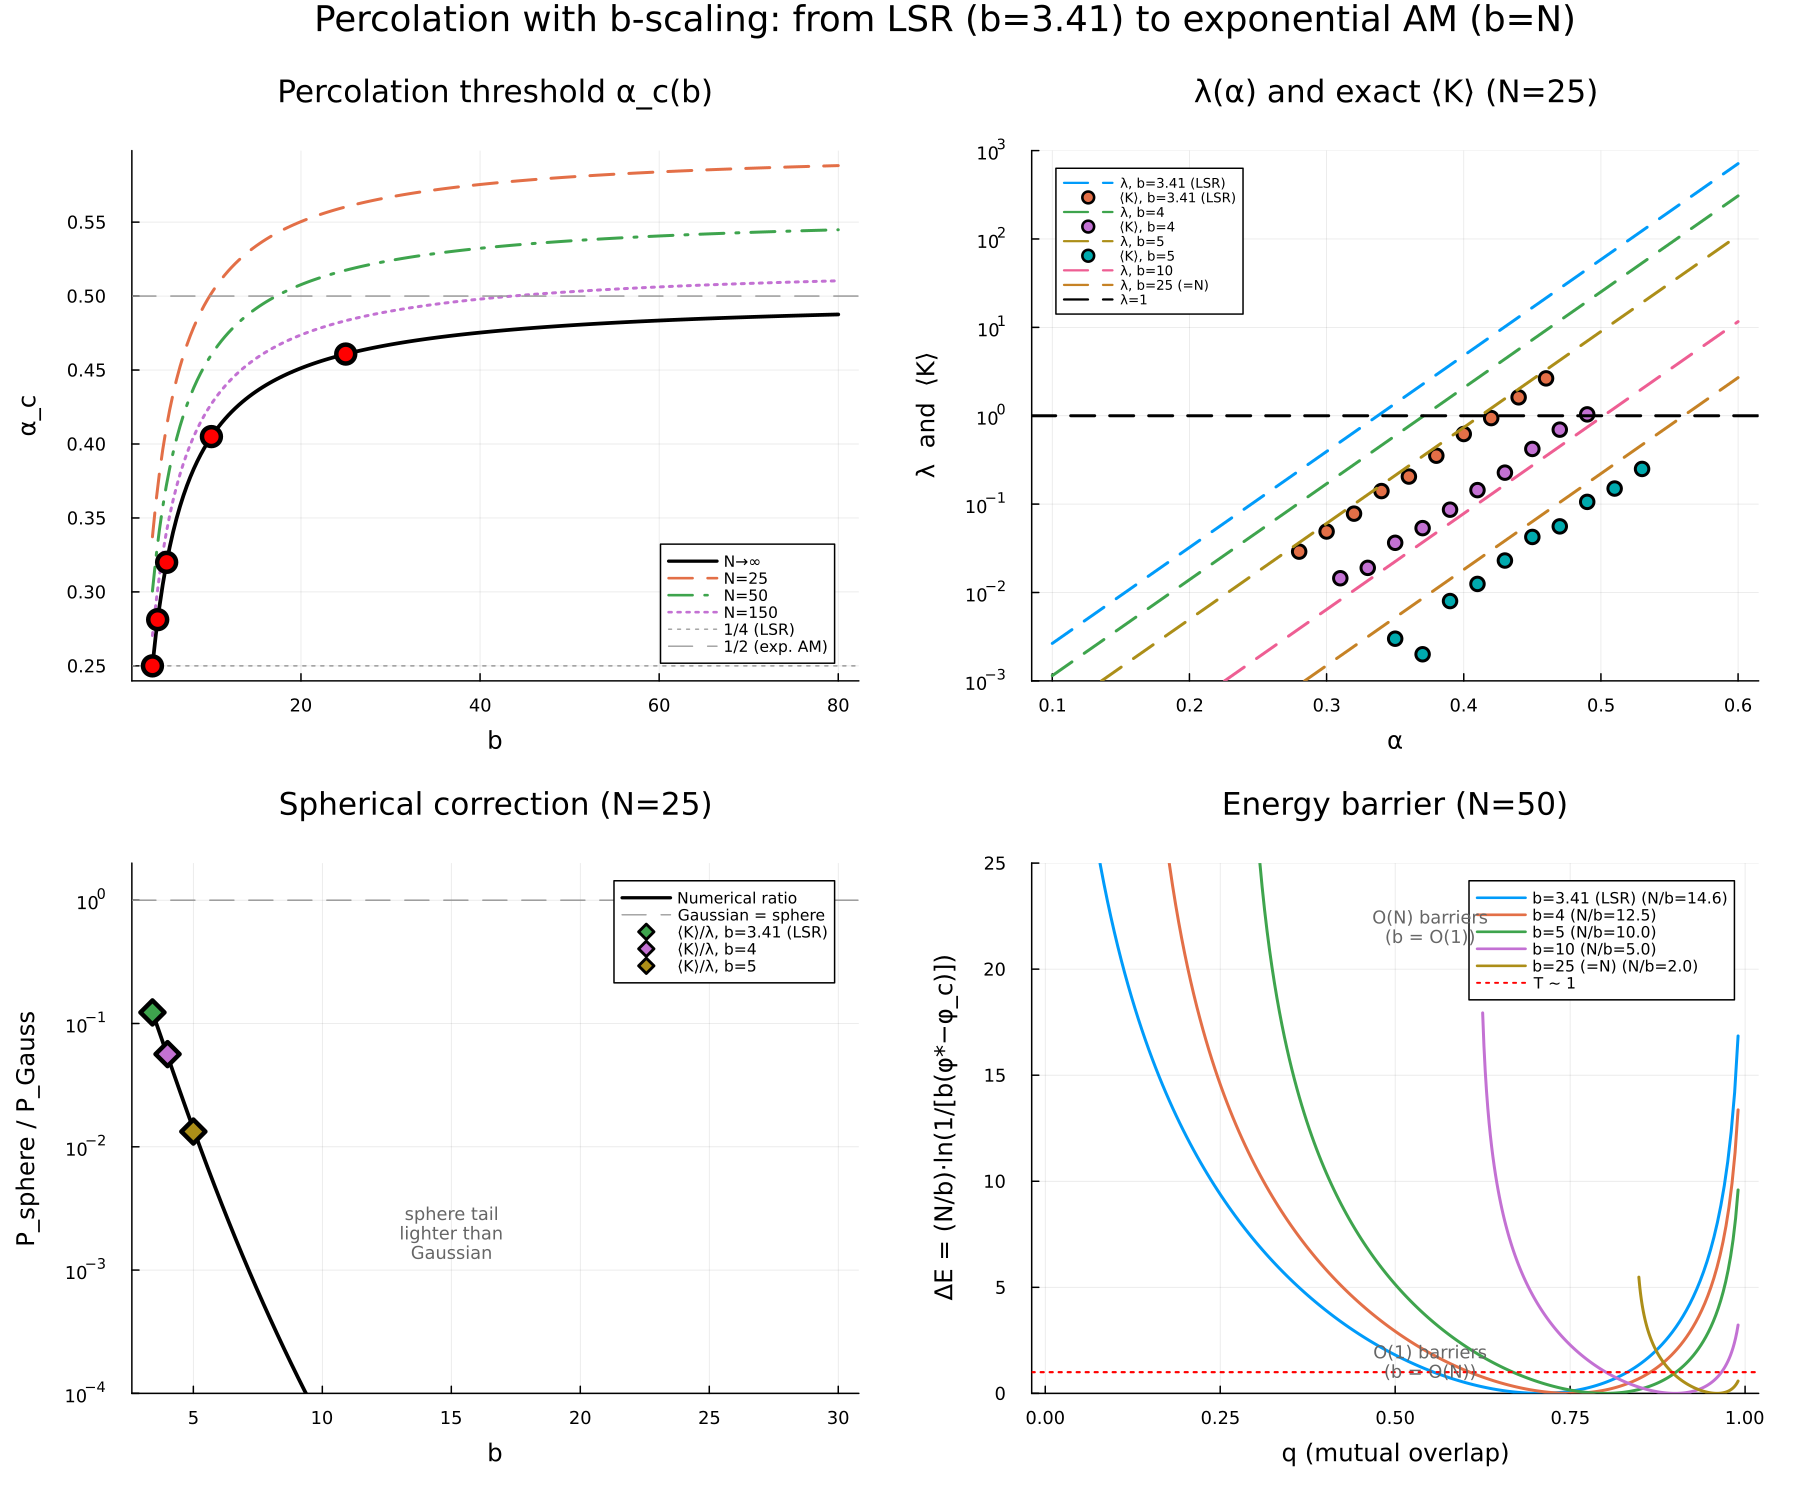

Source code (Julia):
#=
Percolation experiments for b = βN scaling
═══════════════════════════════════════════════════════════════
Tests the predictions of Section 3.5: as b grows from O(1) to O(N),
  - φ_c = (b-1)/b → 1
  - α_c = φ_c²/2 shifts from 1/4 toward 1/2
  - barriers become O(1) instead of O(N)
  - exact ⟨K⟩ matches the analytical λ for each b

Panel 1: α_c(b) analytical curve + tested values
Panel 2: λ(α) for several b at N=50
Panel 3: Exact ⟨K⟩ vs analytical λ — validation
Panel 4: Barrier height N/(2b)·ln(1/q) vs b

Usage:
  julia percolation_bscaling.jl                # plot from cached CSV
  julia percolation_bscaling.jl --refresh_csv  # recompute + save CSV

Output: percolation_bscaling.{png,pdf}
═══════════════════════════════════════════════════════════════
=#

using Random, LinearAlgebra, Statistics, Printf, Plots, DelimitedFiles

const REFRESH_CSV = "--refresh_csv" in ARGS
const CSV_FILE = "percolation_bscaling.csv"

# ── Analytical functions (generalized to arbitrary b) ──

φ_c(b) = (b - 1) / b
α_c_anal(b) = φ_c(b)^2 / 2
α_c_perc(b, N) = φ_c(b)^2/2 + log(φ_c(b) * sqrt(2π * N)) / N

function λ_anal(α, N, b)
    qth = φ_c(b)
    log_λ = N * (α - qth^2/2) - log(qth * sqrt(N)) - 0.5*log(2π)
    return exp(log_λ)
end

# ── Spherical vs Gaussian cap probability (numerical) ──

function exact_cap_prob(N, qth; n_quad=50_000)
    # ∫_{qth}^1 (1-q²)^{(N-3)/2} dq  /  ∫_{-1}^1 (1-q²)^{(N-3)/2} dq
    q_hi = range(qth, 1.0, length=n_quad)
    dq = (1.0 - qth) / (n_quad - 1)
    f_hi = [(1 - q^2)^((N-3)/2) for q in q_hi]
    num = dq * (sum(f_hi) - 0.5*(f_hi[1] + f_hi[end]))

    q_all = range(-1.0, 1.0, length=2*n_quad)
    dq2 = 2.0 / (2*n_quad - 1)
    f_all = [(1 - q^2)^((N-3)/2) for q in q_all]
    den = dq2 * (sum(f_all) - 0.5*(f_all[1] + f_all[end]))
    return num / den
end

function gauss_cap_prob(N, qth)
    x = qth * sqrt(N)
    return exp(-x^2/2) / (x * sqrt(2π))
end

correction_factor(N, qth) = exact_cap_prob(N, qth) / gauss_cap_prob(N, qth)

# ── Exact neighbor counting on S^{N-1}(√N) ──

function count_neighbors(N, M, n_real, qth; chunk_size=100_000)
    Ks = zeros(Int, n_real)
    for r in 1:n_real
        K = 0
        remaining = M - 1
        while remaining > 0
            batch = min(remaining, chunk_size)
            z = randn(N, batch)
            norms = vec(sqrt.(sum(z .^ 2, dims=1)))
            qs = vec(z[1, :]) ./ norms
            K += count(>(qth), qs)
            remaining -= batch
        end
        Ks[r] = K
    end
    return Ks
end

# ── Parameters ──

const N_anal = 50   # for analytical panels
const N_exact = 25  # for exact counting (smaller M)
# b values: from LSR-optimal to b = βN regime
# β < 1 and b > 2+√2 ≈ 3.414
const b_values = [2 + sqrt(2), 4.0, 5.0, 10.0, 25.0]
const b_labels = ["3.41 (LSR)", "4", "5", "10", "25 (=N)"]

# ── Compute exact ⟨K⟩ for each b ──

function compute_bscaling(; N=N_exact, max_M=2_000_000, n_real_base=2000)
    println("\n══ Computing b-scaling experiments (N=$N) ══")
    rows = Vector{Vector{Float64}}()

    for (bi, b) in enumerate(b_values)
        qth = φ_c(b)
        ac = α_c_perc(b, N)
        # α range: center around α_c, extend a bit on both sides
        α_lo = max(round(ac - 0.06, digits=2), 0.10)
        α_hi = min(round(ac + 0.12, digits=2), 0.60)
        α_range = α_lo:0.02:α_hi

        @printf("  b=%.2f, φ_c=%.4f, α_c=%.3f, scanning α=[%.2f, %.2f]\n",
                b, qth, ac, α_lo, α_hi)

        for α in α_range
            M = round(Int, exp(N * α))
            M > max_M && continue
            # Fewer realizations for large M
            n_real = M > 500_000 ? 200 : M > 100_000 ? 500 : n_real_base
            Ks = count_neighbors(N, M, n_real, qth)
            Km = mean(Ks)
            λm = λ_anal(α, N, b)
            push!(rows, [b, α, M, qth, λm, Km, Float64(n_real)])
            @printf("    α=%.2f: M=%d, λ=%.4f, ⟨K⟩=%.4f (n=%d)\n",
                    α, M, λm, Km, n_real)
        end
    end

    mat = reduce(hcat, rows)'
    open(CSV_FILE, "w") do io
        println(io, "b,alpha,M,phi_c,lambda_anal,K_mean,n_real")
        writedlm(io, mat, ',')
    end
    println("  → Saved $CSV_FILE")
end

# ── Run if needed ──
if REFRESH_CSV || !isfile(CSV_FILE)
    compute_bscaling()
else
    println("\n  CSV found — plotting from cache. Use --refresh_csv to recompute.")
end

# ── Read data ──
data = readdlm(CSV_FILE, ','; header=true)[1]

# ══════════════════════════════════════════════════════════
# Panel 1: α_c(b) — analytical curve for several N
# ══════════════════════════════════════════════════════════
b_range = range(2 + sqrt(2), 80, length=200)
αc_inf = [α_c_anal(b) for b in b_range]

p1 = plot(xlabel="b", ylabel="α_c",
    title="Percolation threshold α_c(b)",
    legend=:bottomright, legendfontsize=7)
plot!(p1, collect(b_range), αc_inf, lw=2.5, color=:black, label="N→∞")
for (N_plot, ls) in [(25, :dash), (50, :dashdot), (150, :dot)]
    αc_N = [α_c_perc(b, N_plot) for b in b_range]
    plot!(p1, collect(b_range), αc_N, lw=2, ls=ls,
        label=@sprintf("N=%d", N_plot))
end
hline!(p1, [0.25], color=:gray60, ls=:dot, lw=1, label="1/4 (LSR)")
hline!(p1, [0.50], color=:gray60, ls=:dash, lw=1, label="1/2 (exp. AM)")
for b in b_values
    scatter!(p1, [b], [α_c_anal(b)], ms=7, color=:red, label=false,
        markerstrokewidth=1.5, markerstrokecolor=:black)
end

# ══════════════════════════════════════════════════════════
# Panel 2: λ(α) for several b values at N=N_exact
# ══════════════════════════════════════════════════════════
α_full = collect(0.10:0.005:0.60)

p2 = plot(xlabel="α", ylabel="λ  and  ⟨K⟩",
    title=@sprintf("λ(α) and exact ⟨K⟩ (N=%d)", N_exact),
    yscale=:log10, ylims=(1e-3, 1e3),
    legend=:topleft, legendfontsize=6)

for (bi, b) in enumerate(b_values)
    λs = [λ_anal(α, N_exact, b) for α in α_full]
    ac = α_c_perc(b, N_exact)
    plot!(p2, α_full, λs, lw=2, ls=:dash,
        label=@sprintf("λ, b=%s", b_labels[bi]))

    # Overlay exact ⟨K⟩ data
    mask = data[:, 1] .== b
    if any(mask)
        α_emp = data[mask, 2]
        K_emp = data[mask, 6]
        keep = K_emp .> 0
        if any(keep)
            scatter!(p2, α_emp[keep], max.(K_emp[keep], 5e-4),
                ms=5, markershape=:circle, label=@sprintf("⟨K⟩, b=%s", b_labels[bi]))
        end
    end
end
hline!(p2, [1.0], color=:black, ls=:dash, lw=2, label="λ=1")

# ══════════════════════════════════════════════════════════
# Panel 3: Correction factor P_sphere/P_Gauss vs b
# ══════════════════════════════════════════════════════════
b_theory = range(2 + sqrt(2), 30, length=100)
cf_theory = [correction_factor(N_exact, φ_c(b)) for b in b_theory]

p3 = plot(xlabel="b", ylabel="P_sphere / P_Gauss",
    title=@sprintf("Spherical correction (N=%d)", N_exact),
    legend=:topright, legendfontsize=7,
    yscale=:log10, ylims=(1e-4, 2))
plot!(p3, collect(b_theory), cf_theory, lw=2.5, color=:black,
    label="Numerical ratio")
hline!(p3, [1.0], color=:gray60, ls=:dash, lw=1, label="Gaussian = sphere")

# Overlay empirical ⟨K⟩/λ averaged over α for each b
for (bi, b) in enumerate(b_values)
    mask = data[:, 1] .== b
    if !any(mask); continue; end
    λ_emp = data[mask, 5]
    K_emp = data[mask, 6]
    valid = (λ_emp .> 0.1) .& (K_emp .> 0)
    if any(valid)
        ratio = mean(K_emp[valid] ./ λ_emp[valid])
        scatter!(p3, [b], [ratio], ms=8, marker=:diamond,
            markerstrokewidth=1.5, markerstrokecolor=:black,
            label=@sprintf("⟨K⟩/λ, b=%s", b_labels[bi]))
    end
end
annotate!(p3, 15.0, 2e-3, text("sphere tail\nlighter than\nGaussian", 8, :gray40))

# ══════════════════════════════════════════════════════════
# Panel 4: Barrier height scaling
# ══════════════════════════════════════════════════════════
N_barrier = 50

# Correct barrier: ΔE = (N/b) ln(1/(b(φ*_μ - φ_c)))
# where φ*_μ = q·φ_c + √((1-q²)(1-φ_c²))
function barrier_exact(q, N, b)
    qc = φ_c(b)
    φ_star = q * qc + sqrt((1 - q^2) * (1 - qc^2))
    Δφ = φ_star - qc
    Δφ ≤ 0 && return Inf
    return (N / b) * log(1 / (b * Δφ))
end

p4 = plot(xlabel="q (mutual overlap)",
    ylabel="ΔE = (N/b)·ln(1/[b(φ*−φ_c)])",
    title=@sprintf("Energy barrier (N=%d)", N_barrier),
    legend=:topright, legendfontsize=7,
    ylims=(0, 25))

for (bi, b) in enumerate(b_values)
    qgeom = max(2φ_c(b)^2 - 1, 0.0)
    q_barrier = collect(range(max(qgeom + 0.005, 0.01), 0.99, length=200))
    ΔE = [barrier_exact(q, N_barrier, b) for q in q_barrier]
    plot!(p4, q_barrier, ΔE, lw=2,
        label=@sprintf("b=%s (N/b=%.1f)", b_labels[bi], N_barrier/b))
end
hline!(p4, [1.0], color=:red, ls=:dot, lw=1.5, label="T ~ 1")
annotate!(p4, 0.55, 22.0, text("O(N) barriers\n(b = O(1))", 8, :gray40))
annotate!(p4, 0.55, 1.5, text("O(1) barriers\n(b = O(N))", 8, :gray40))

# ══════════════════════════════════════════════════════════
# Combine
# ══════════════════════════════════════════════════════════
p = plot(p1, p2, p3, p4, layout=(2, 2), size=(1200, 1000), dpi=150,
    plot_title="Percolation with b-scaling: from LSR (b=3.41) to exponential AM (b=N)",
    margin=5Plots.mm)

savefig(p, "percolation_bscaling.png")
savefig(p, "percolation_bscaling.pdf")
println("\n✓ Saved: percolation_bscaling.{png,pdf}")
